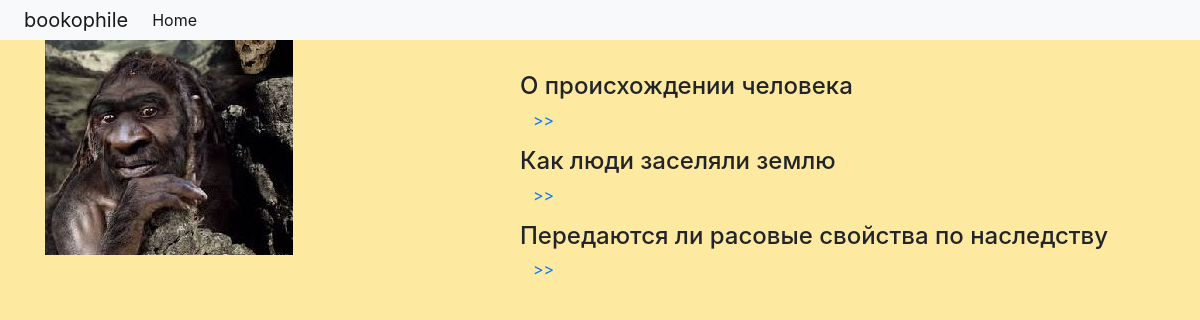
The app's page /articles/ with its own data.
### books/models.py (models this page shows, shortened)
class Artc(models.Model):
    ind=models.SmallIntegerField(default=0)
    title=models.CharField(max_length=70)
    content=models.TextField()
    image=models.ImageField(upload_to="bks/list",
          verbose_name="Основное изображение",null=True,blank=True)

### books/views.py (the view)
# urls.py: path('articles/', articles),
def articles(request):
    artc_list = Artc.objects.all()
    page = request.GET.get('page', 1)
    paginator = Paginator(artc_list, 7)
    try:
        artc_list = paginator.page(page)
    except PageNotAnInteger:
        artc_list = paginator.page(1)
    except EmptyPage:
        artc_list = paginator.page(paginator.num_pages)
    return render(request, "books/articles.html",{"artc_list": artc_list})

### books/templates/books/articles.html (shortened to what this page needs)
{% extends 'base.html' %}
{% block homeactive %} active {% endblock homeactive %}
{% block body %}
	{% load static %}
    {% load bootstrap4 %}
    {% bootstrap_css %}
	{% load thumbnail %}
  </head>
<body>
  <br>
<div class = "container">
  <div class="row">
     <div class="col-md-5"><img src="{% static 'images/image8.jpg' %}"></div>
     <div class="col-md-7 col-md-pull-1" ><br><br>{% for item in artc_list %}
													  <h4>{{item.title}}<br> <a href="article{{item.ind}}" class="btn btn-link">>></a>
  												      </h4>
                                               {% endfor %}
     </div>
  </div>
     </div>
{% endblock %}

### books/templates/books/articles.html (style rules this page uses)
body { background-color: #FEE9A0 }

### records on screen
Artc: title "О происхождении человека"
Artc: title "Как люди заселяли землю"
Artc: title "Передаются ли расовые свойства по наследству"
